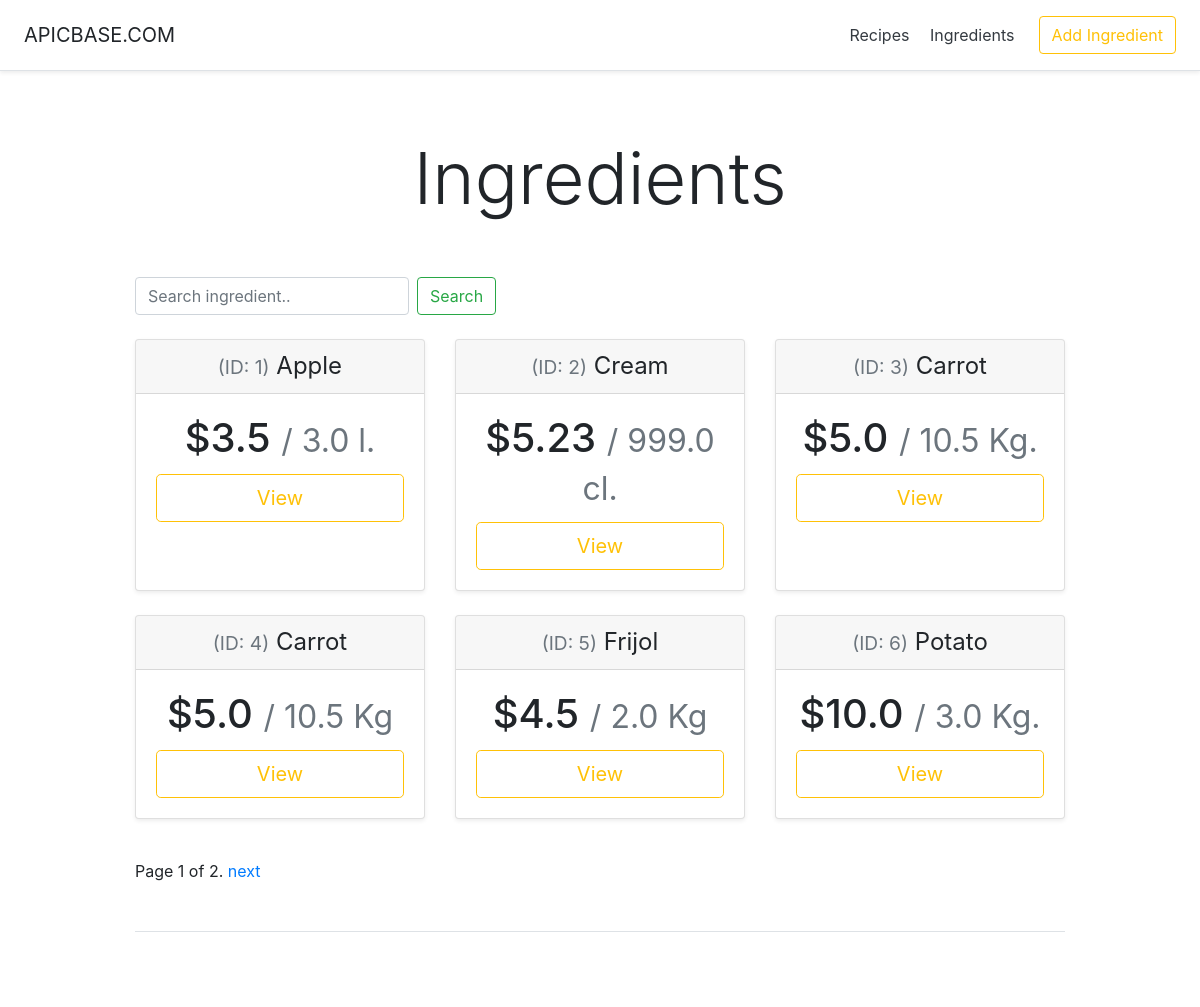
The page /recipeManager/ingredients/ on the database as committed earlier.
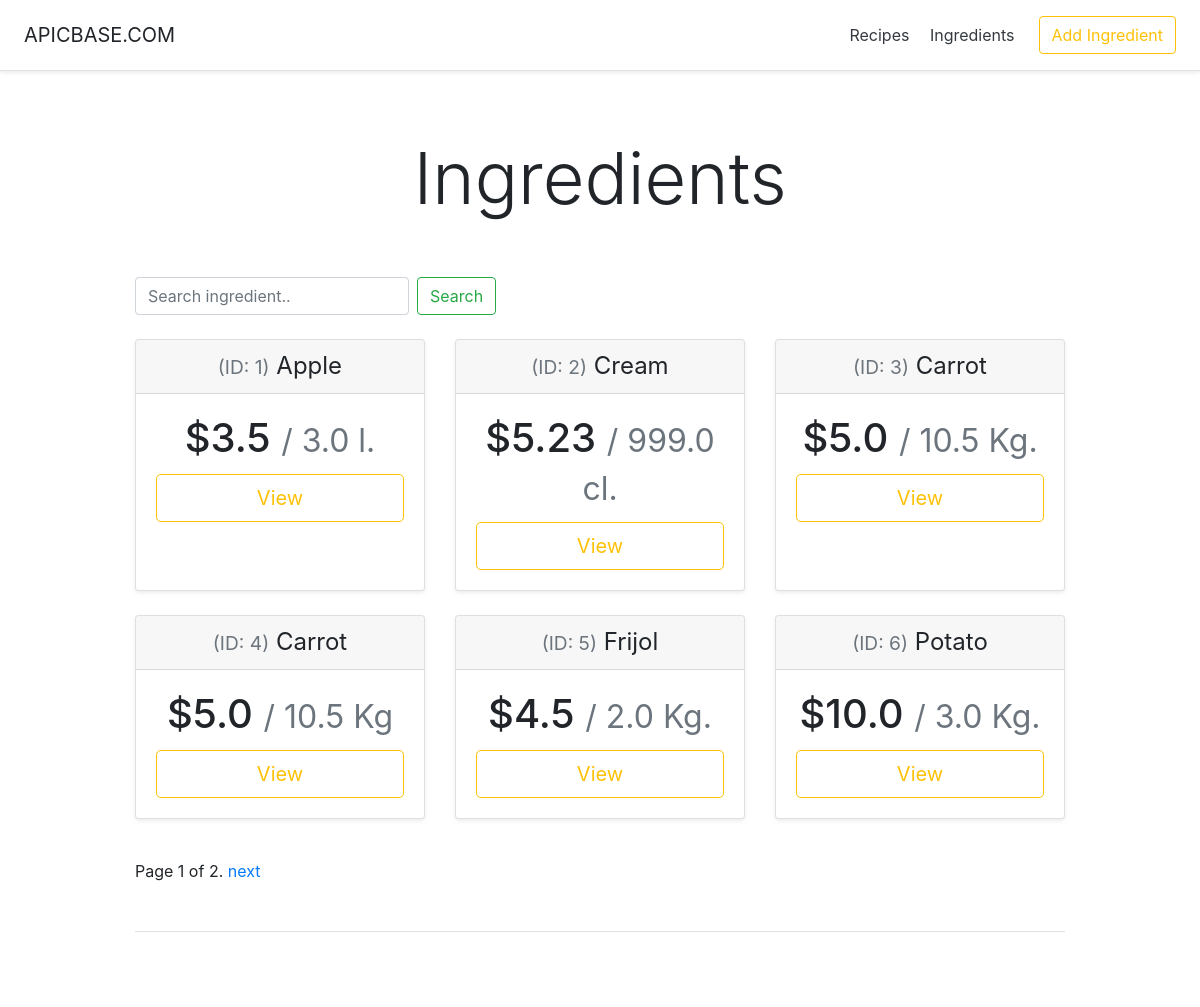
The same page on the database as committed later.
### recipeManager/models.py (models this page shows, shortened)
class Ingredient(models.Model):
    id = models.AutoField(primary_key=True)
    name = models.CharField(max_length=200)
    cost = models.FloatField()
    amount = models.FloatField()
    GRAMS='g.'
    KILOGRAMS='Kg.'
    CENTILITERS='cl.'
    LITERS='l.'
    UNIT_CHOICES = (
        (GRAMS, 'Gram'),
        (KILOGRAMS, 'Kilogram'),
        (CENTILITERS, 'Centiliter'),
        (LITERS, 'Liter')
    )
    unit = models.CharField(
        max_length=2,
        choices=UNIT_CHOICES,
        default=GRAMS,
    )

### recipeManager/views.py (the view)
# urls.py: path('ingredients/', views.IngredientsView.as_view(), name='ingredients'),
class IngredientsView(generic.ListView):
    template_name = 'recipeManager/ingredients.html'
    context_object_name = 'ingredients_list'
    paginate_by = 6
    def get_queryset(self):
        ingredients = Ingredient.objects.all()
        if 'search' in self.request.GET:
            return doSearch(self.request.GET['search'], ingredients)
        else:
            return ingredients

### recipeManager/templates/recipeManager/ingredients.html (shortened to what this page needs)
<!DOCTYPE html>
<html lang="en">
   <head>
      {% load static %}
      <link href="{%static 'recipeManager/bootstrap.min.css'%}" rel="stylesheet">
      {% load static %}
      <link href="{% static 'recipeManager/pricing.css' %}" rel="stylesheet">
   </head>
   <body>
      <div class="d-flex flex-column flex-md-row align-items-center p-3 px-md-4 mb-3 bg-white border-bottom shadow-sm">
         <h5 class="my-0 mr-md-auto font-weight-normal">APICBASE.COM</h5>
         <nav class="my-2 my-md-0 mr-md-3">
            <a class="p-2 text-dark" href="{% url 'recipeManager:index' %}">Recipes</a>
            <a class="p-2 text-dark" href="{% url 'recipeManager:ingredients' %}">Ingredients</a>
         </nav>
         <a class="btn btn-outline-warning" href="{% url 'recipeManager:addIngredient'%}">Add Ingredient</a>
      </div>
      <div class="pricing-header px-3 py-3 pt-md-5 pb-md-4 mx-auto text-center">
         <h1 class="display-3">Ingredients</h1>
      </div>
      <div class="container">
         <form class="form-inline my-lg-4" method="get">
            <input name="search" class="form-control mr-sm-2" type="search" placeholder="Search ingredient.." aria-label="Search">
            <button class="btn btn-outline-success my-2 my-sm-0" type="submit">Search</button>
         </form>
         <div class="card-deck mb-3 text-center">
            {% if ingredients_list %}
            {% for ingredient in ingredients_list %}
            <div class="card mb-4 shadow-sm">
               <div class="card-header">
                  <h4 class="my-0 font-weight-normal"><small class="text-muted">(ID: {{ ingredient.id }})</small> {{ ingredient.name }}</h4>
               </div>
               <div class="card-body">
                  <h1 class="card-title pricing-card-title">${{ ingredient.cost }} <small class="text-muted">/ {{ ingredient.amount }} {{ ingredient.unit }}</small></h1>
                  <a class="alert-link" style="text-decoration:none;" href="{% url 'recipeManager:ingredientDetail' ingredient.id %}">
                  <button type="button" class="btn btn-lg btn-block btn-outline-warning">View</button>
                  </a>
               </div>
            </div>
            {% endfor %}
            {% else %}
            <p><strong>No ingredients available.</strong></p>
            {% endif %}
         </div>
         {% if is_paginated %}
         <div class="pagination">
            <span class="page-links">
            <span class="page-current">
            Page {{ page_obj.number }} of {{ page_obj.paginator.num_pages }}.
            </span>
            {% if page_obj.has_next %}
            <a href="?page={{ page_obj.next_page_number }}">next</a>
            {% endif %}
            </span>
         </div>
         {% endif %}
         <footer class="pt-4 my-md-5 pt-md-5 border-top"></footer>
      </div>
   </body>
</html>

Rows that differ between the two databases and show on the page:
changed Ingredient "Frijol": unit "Kg" → "Kg."
